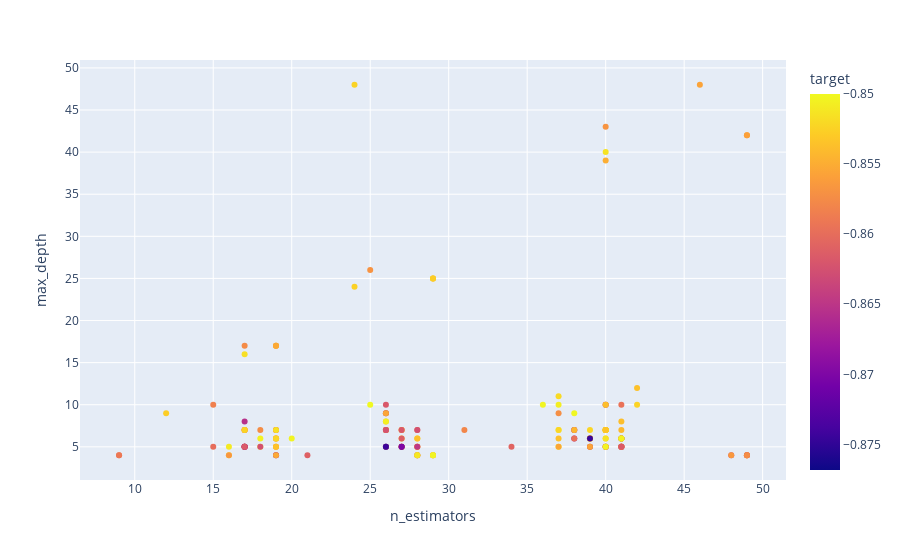

Notebook code cell kept with this figure:
### Code cell
px.scatter(df1, x="n_estimators", y="max_depth", color="target")

### Figure 1 — Plotly figure (JSON) as saved in the notebook; plotly's stock layout.template omitted (floating-point values rounded to 4 significant figures; data arrays with more than 128 entries replaced by an {"elided": "..."} marker saying what was removed)
{"data": [{"hovertemplate": "n_estimators=%{x}<br>max_depth=%{y}<br>target=%{marker.color}<extra></extra>", "legendgroup": "", "marker": {"color": {"elided": "168 float values"}, "coloraxis": "coloraxis", "symbol": "circle"}, "mode": "markers", "name": "", "orientation": "v", "showlegend": false, "type": "scatter", "x": {"elided": "168 int values"}, "xaxis": "x", "y": {"elided": "168 int values"}, "yaxis": "y"}], "layout": {"coloraxis": {"colorbar": {"title": {"text": "target"}}, "colorscale": [[0, "#0d0887"], [0.1111, "#46039f"], [0.2222, "#7201a8"], [0.3333, "#9c179e"], [0.4444, "#bd3786"], [0.5556, "#d8576b"], [0.6667, "#ed7953"], [0.7778, "#fb9f3a"], [0.8889, "#fdca26"], [1, "#f0f921"]]}, "legend": {"tracegroupgap": 0}, "margin": {"t": 60}, "xaxis": {"anchor": "y", "domain": [0, 1], "title": {"text": "n_estimators"}}, "yaxis": {"anchor": "x", "domain": [0, 1], "title": {"text": "max_depth"}}}}
